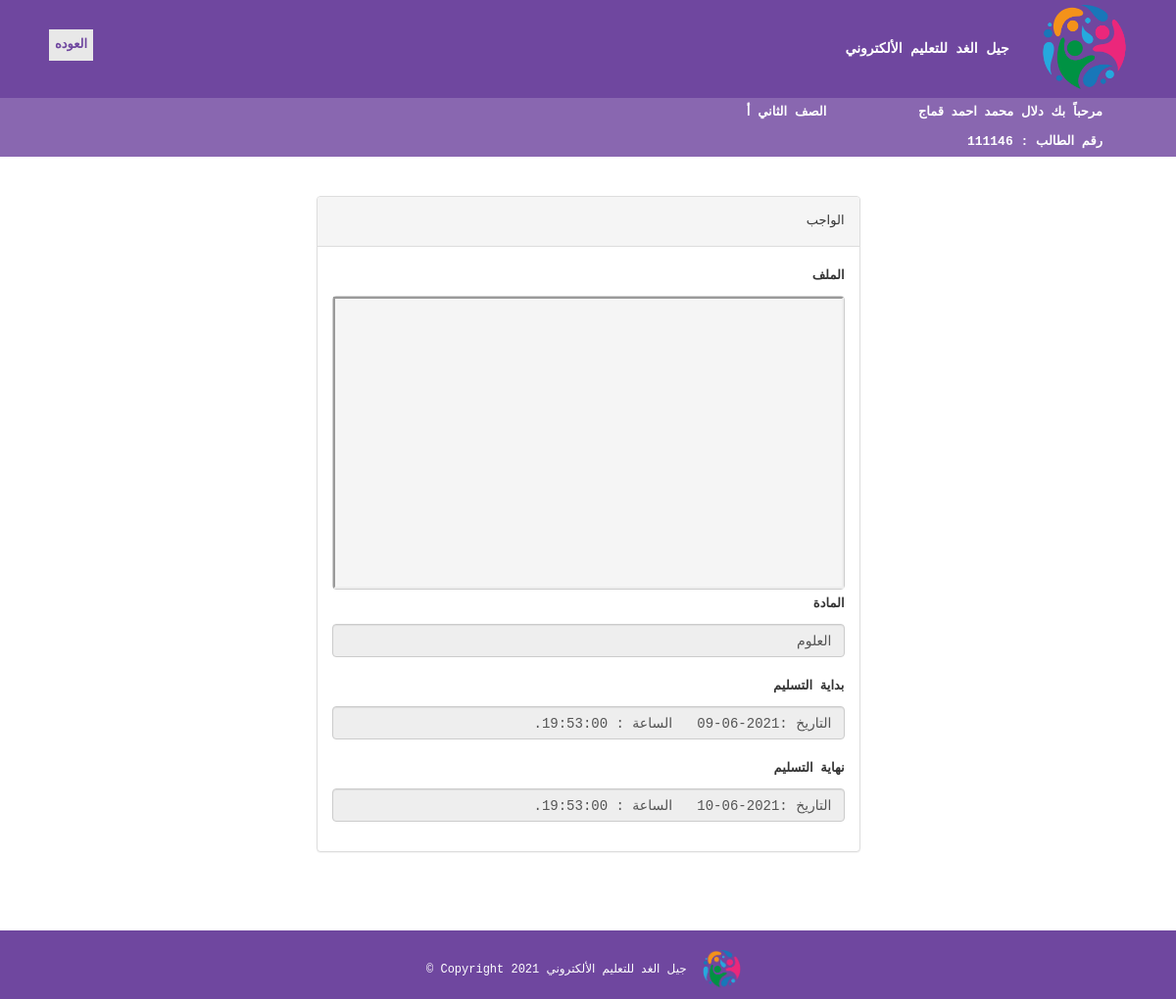
The page /student/showhomework.php?id=156 (signed in) on the database its author committed.
### tables this page shows
CREATE TABLE `student` (
  `id` int(50) NOT NULL,
  `password` varchar(50) NOT NULL,
  `section_id` int(11) NOT NULL,
  `first_name` varchar(50) NOT NULL,
  `second_name` varchar(50) NOT NULL,
  `third_name` varchar(50) NOT NULL,
  `last_name` varchar(50) NOT NULL,
  `mother_name` varchar(15) NOT NULL,
  `guardian` varchar(15) NOT NULL,
  `identity_number` varchar(50) NOT NULL,
  `gender` varchar(50) NOT NULL,
  `phone` varchar(50) NOT NULL,
  `religion` varchar(15) NOT NULL,
  `address` varchar(50) NOT NULL,
  `nationality` varchar(50) NOT NULL,
  `date_of_birth` date NOT NULL,
  `place_of_birth` varchar(15) NOT NULL,
  `creationDate` timestamp NULL DEFAULT current_timestamp(),
  `updationDate` varchar(255) DEFAULT NULL
);

CREATE TABLE `course` (
  `id` int(11) NOT NULL,
  `className` varchar(50) DEFAULT NULL,
  `numOfSection` varchar(10) DEFAULT NULL,
  `creationDate` timestamp NULL DEFAULT current_timestamp(),
  `updationDate` varchar(255) DEFAULT NULL
);

CREATE TABLE `homework` (
  `id` int(150) NOT NULL,
  `teacher` varchar(75) NOT NULL,
  `class` varchar(250) NOT NULL,
  `subject` varchar(75) NOT NULL,
  `start_time` timestamp(6) NOT NULL DEFAULT current_timestamp(6) ON UPDATE current_timestamp(6),
  `end_time` timestamp(6) NOT NULL DEFAULT current_timestamp(6) ON UPDATE current_timestamp(6),
  `file` varchar(500) NOT NULL,
  `type` varchar(150) NOT NULL,
  `size` varchar(150) NOT NULL,
  `details` text NOT NULL,
  `sumbitbate` varchar(300) NOT NULL
);

CREATE TABLE `subject` (
  `id` int(11) NOT NULL,
  `subjectName` varchar(75) DEFAULT NULL,
  `cretionData` timestamp NULL DEFAULT current_timestamp(),
  `updationData` varchar(255) DEFAULT NULL
);

### student/showhomework.php (the view, shortened to what this page needs)
<?php
include('includes/config.php');
if(strlen($_SESSION['login'])==0)
    {
header('location:index.php');
}
else{
$id=intval($_GET['id']);
if(isset($_POST['submit']))
{
    $class=$_POST['class'];
    $subject=$_POST['subject'];
    $start_time=$_POST['start_time'];
    $end_time=$_POST['end_time'];
    $details=$_POST['details'];
    $vat=true;
 if($vat){
$ret=mysqli_query($con,"update homework set class='$class',subject='$subject',start_time='$start_time',end_time='$end_time',details='$details' where id='$id'");
if($ret)
{
$_SESSION['msg']="تم التعديل بنجاح";
}
else
{
  $_SESSION['msg']=" خطأ : لم يتم تعديل ";
}
}}}
?>
<!DOCTYPE html>
<html xmlns="http://www.w3.org/1999/xhtml">
<head>
    <link href="assets/css/bootstrap.css" rel="stylesheet" />
    <link href="assets/css/font-awesome.css" rel="stylesheet" />
    <link href="assets/css/style.css" rel="stylesheet" />
</head>
 <body style="font-family:Courier New; font-size:13px;">
<?php include('includes/header.php');?>
<a href="homework.php"> <b> <button  style="position: absolute;
  left: 50px; top:30px; color:#6F479F; border: none; background-color:#e8e8e8;">العوده</button></b></a>
    <div class="content-wrapper">
        <div class="container">
                <div class="row" >
                  <div class="col-md-3"></div>
                    <div class="col-md-6">
                        <div class="panel panel-default">
                        <div class="panel-heading">
الواجب                        </div>
                        <div class="panel-body">
    <form  method="post" enctype="multipart/form-data">
    <div  class="form-group" align="right" >
<?php
        $sql=mysqli_query($con,"select * from homework where id='$id'");
while($row=mysqli_fetch_array($sql))
{
 $class1=$row['subject'];
    $cl= mysqli_query($con,"select * from subject where id = '$class1'");
                          $class= mysqli_fetch_array($cl);
?>
 <label for="start_time" align="right">الملف</label>
  <div  class="form" style="background-color: #f5f5f5; height: 300px;">
 <?php
    $final_file='../homework/'.$row['file'];
  if ($row['type']=='image/png')
  echo "<img src='".$final_file."' style=' width: 100%; height: 100%;
    object-fit: contain;'>";
     else
     echo "<iframe src='".$row['file']."' style=' width: 100%; height: 100%;
    object-fit: contain;'></iframe>";
    ?>
  </div>
         <div class="form-group" align="right">
    <label for="start_time" align="right">المادة</label>
    <input type="text" type="datetime-local" class="form-control" id="subject" name="subject" placeholder="" value="<?php echo htmlentities($class['subjectName']);?>" readonly />
  </div>
 <div class="form-group" align="right">
    <label for="start_time" align="right">بداية التسليم</label>
    <input type="text" type="datetime-local" class="form-control" id="start_time" name="start_time" placeholder="" value="<?php
     $x=substr($row['start_time'], 0, 11);
   $x1=substr($row['start_time'],  10,10);
   $X=substr($row['end_time'], 0, 11);
   $X1=substr($row['end_time'],  10,10);
     echo 'التاريخ :',$x,'&nbsp;&nbsp;','الساعة :',$x1;            ?>" readonly />
  </div>
 <div class="form-group" align="right">
    <label for="end_time" align="right">نهاية التسليم</label>
    <input type="text" type="datetime-local" class="form-control" id="end_time" name="end_time" placeholder="" value="<?php  echo 'التاريخ :',$X,'&nbsp;&nbsp;','الساعة :',$X1;?>" readonly/>
  </div>
  <?php } ?>
                      </div>
</form>
                            </div>
                    </div>
                </div>
            </div>
        </div>
    </div>
  <?php include('includes/footer.php');?>
</body>
</html>

### student/includes/header.php (shortened to what this page needs)
  <div style=" background-color:#6F479F ; color:#fff; font-size:14px ;font-weight: bold;">
                      <img src="jel.png" alt="logo"style="max-height: 100px; padding:5px; padding-right:30px;"/>
  جيل الغد للتعليم الألكتروني
     <div  style="color:#fff; font-size:13px ; padding-right:75px;  background-color:#8967B0 " >
            <?php
        $sql=mysqli_query($con,"SELECT * FROM `student` where id='".$_SESSION['login']."' ");
    $row=mysqli_fetch_array($sql);
echo "مرحباً بك ",$row['first_name'],' ',$row['second_name'],' ',$row['third_name'],' ',$row['last_name'];
        $s=mysqli_query($con,"SELECT * FROM `course` where id='".$row['section_id']."' ");
                                   $c= mysqli_fetch_array($s); echo "&nbsp; &nbsp; &nbsp; &nbsp; &nbsp; &nbsp; ",$c['className'],' ',$c['numOfSection'];
                echo "<br>","رقم الطالب : ",$row['id'];
             ?>
          </div>
</div>

### student/assets/css/style.css (style rules this page uses)
.content-wrapper { margin-top: 40px; min-height: 600px; padding-bottom: 60px; }

### student/showhomework.php (style rules this page uses)
.form { text-align:right; display: block; width: 100%; height: 200px; font-size: 14px; line-height: 1.42857143; color: #555; background-color: #fff; background-image: none; border: 1px solid #ccc; border-radius: 4px; -webkit-box-shadow: inset 0 1px 1px rgba(0, 0, 0, .075); box-shadow: inset 0 1px 1px rgba(0, 0, 0, .075); -webkit-transition: border-color ease-in-out .15s, -webkit-box-shadow ease-in-out .15s; -o-transition: border-color ease-in-out .15s, box-shadow ease-in-out .15s; transition: border-color ease-in-out .15s, box-shadow ease-in-out .15s; }

### rows shown on the page
student: first_name "دلال", second_name "محمد", third_name "احمد", last_name "قماج", id "111146"
course: className "الصف الثاني", numOfSection "أ"
homework: subject "العلوم", start_time "التاريخ :2021-06-09 الساعة : 19:53:00.", end_time "التاريخ :2021-06-10 الساعة : 19:53:00."
